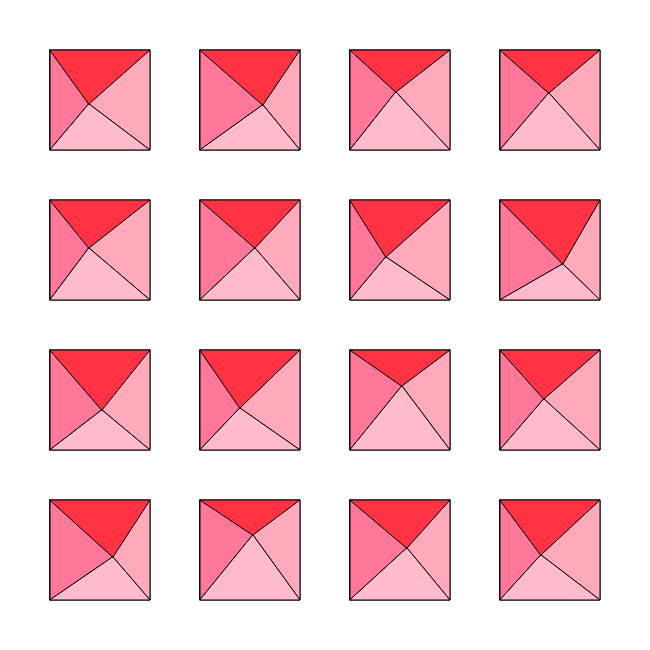
Frame 1 (no input)
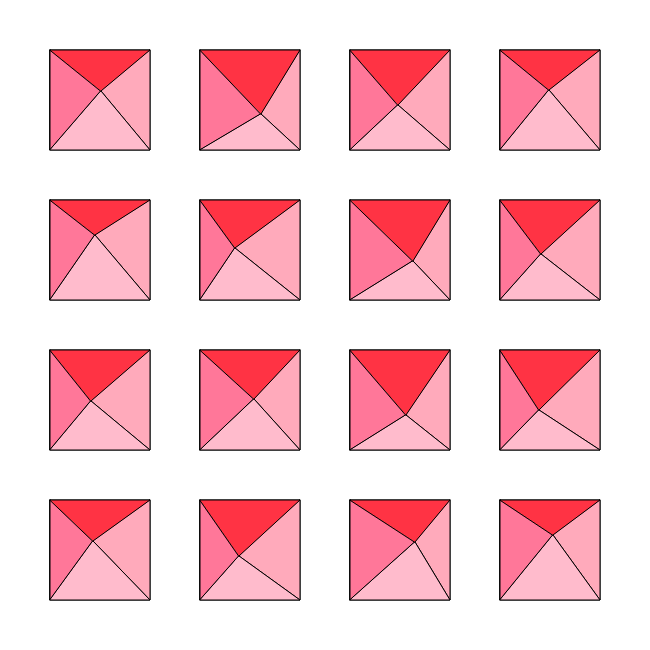
Frame 2 (the mouse pressed at the canvas centre, redrawn once)

The p5.js sketch that drew these frames (run headless with seeded random() and noise() and a simulated clock; the mouse was pressed at the canvas centre and the sketch redrawn once):

// p5.js sketch
// ── sketch.js
// Padding around the canvas.
var padding = 50

// Number of squares per row/column
var row = 4

// Size of grid cells (cellSize x cellSize).
var cellSize = 100
var gridSize = (cellSize * row) + (padding * (row + 1))

// Probabiity of drawing an inner rectangle.
var chance = 0.6

// Gap between squares
var gap = 10

// Extent the square can shift from center
var shiftLimit = 15

var shades = ['#FEDC97', '#B5B682', '#28666E', '#7C9885']
var shades = ['#ffe5fa', '#ffb2ff', '#e500ff', '#c402e2']
var shades = ['#e1ff00', '#ecf79b', '#f6ff7c', '#fff600']
var shades = ['#ffaabb', '#ff7799', '#ffbbcc', '#ff3344']

function setup() {
  createCanvas(gridSize, gridSize)
  rectMode(CENTER)
  angleMode(DEGREES)
  noLoop()
  frameRate(2)
}

function draw() {
  background(255)
  for (var y = padding, i = 0; y < gridSize; y += cellSize + padding, i++) {
    for (var x = padding, j = 0; x < gridSize; x += cellSize + padding, j++) {
      drawCell(x + cellSize/2, y + cellSize/2, i, j)
    }
  }
}

function drawCell(x, y, a, b) {
  push()
  translate(x, y)
  var xShift = ceil(random(shiftLimit))
  var yShift = ceil(random(shiftLimit))
  if (random() > 0.5) {
    xShift = -xShift
  }
  if (random() > 0.5) {
    yShift = -yShift
  }
  
  rect(0, 0, cellSize, cellSize)
  fill(shades[0])
  triangle(xShift, yShift, cellSize/2, cellSize/2, cellSize/2, -cellSize/2)
  fill(shades[1])
  triangle(xShift, yShift, -cellSize/2, cellSize/2, -cellSize/2, -cellSize/2)
  fill(shades[2])
  triangle(xShift, yShift, cellSize/2, cellSize/2, -cellSize/2, cellSize/2)
  fill(shades[3])
  triangle(xShift, yShift, cellSize/2, -cellSize/2, -cellSize/2, -cellSize/2)
  push()
  translate(xShift, yShift)
  //fill('white')
  //circle(0, 0, 7)
  pop()
  pop()
}
